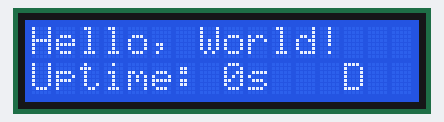
Simulated run of this sketch. Board: Arduino Uno, built with avr-gcc and run on an emulated ATmega328P. Shown: 16×2 character LCD.

Above: at 0.1 s.
At 4.1 s:
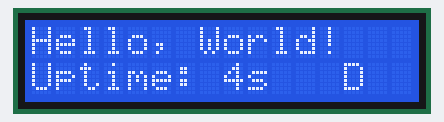
At 9.1 s:
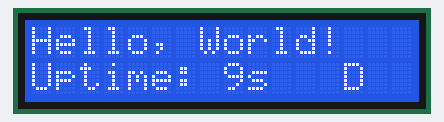
At 19.2 s:
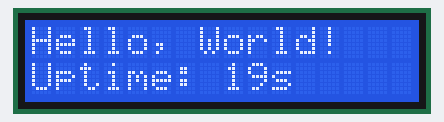
At 28.2 s:
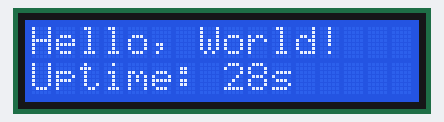
At 38.2 s:
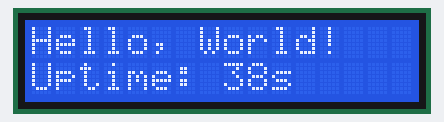

The sketch:

example.ino
```cpp
// Initializes the LCD in 4-bit mode with the LiquidCrystal library, prints static messages and updates an uptime seconds counter on the second row every second.
//
// Buy this module: https://shillehtek.com/products/shillehtek-lcd1602-16x2-character-display-module
// Full manual: https://shillehtek.com/blogs/shillehtek-product-manuals/shillehtek-lcd1602-16x2-character-display-module-manual
// More examples: https://github.com/shillehbean/shillehtek-examples
//

// LCD1602 16x2 LCD Display - Arduino Example
// 4-bit mode using LiquidCrystal library
// RS = 12, E = 11, D4 = 5, D5 = 4, D6 = 3, D7 = 2

#include <LiquidCrystal.h>

// (rs, enable, d4, d5, d6, d7)
LiquidCrystal lcd(12, 11, 5, 4, 3, 2);

void setup() {
  // Tell the LCD it has 16 columns and 2 rows
  lcd.begin(16, 2);
  lcd.print("Hello, World!");

  lcd.setCursor(0, 1);
  lcd.print("ShillehTek LCD");
}

void loop() {
  // Move the cursor and print the seconds counter on row 2
  lcd.setCursor(0, 1);
  lcd.print("Uptime: ");
  lcd.print(millis() / 1000);
  lcd.print("s   ");
  delay(1000);
}
```

Measured:
- what the display in image 1 shows lasts 1.0 s, from 4.1 s to 5.1 s
